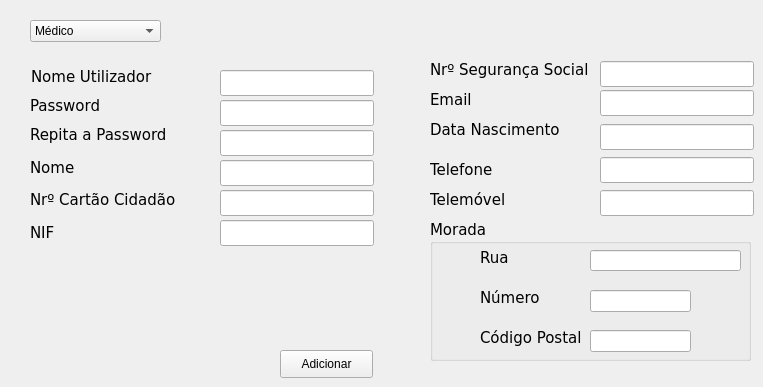
      <widget class="QWidget" name="tab_12">
       <attribute name="title">
        <string>Adicionar Funcionário</string>
       </attribute>
       <widget class="QLabel" name="label_36">
        <property name="geometry">
         <rect>
          <x>30</x>
          <y>223</y>
          <width>41</width>
          <height>20</height>
         </rect>
        </property>
        <property name="font">
         <font>
          <family>DejaVu Sans</family>
          <pointsize>11</pointsize>
         </font>
        </property>
        <property name="text">
         <string>NIF</string>
        </property>
       </widget>
       <widget class="QLabel" name="label_66">
        <property name="geometry">
         <rect>
          <x>30</x>
          <y>125</y>
          <width>151</width>
          <height>20</height>
         </rect>
        </property>
        <property name="font">
         <font>
          <family>DejaVu Sans</family>
          <pointsize>11</pointsize>
         </font>
        </property>
        <property name="text">
         <string>Repita a Password</string>
        </property>
       </widget>
       <widget class="QLineEdit" name="addEmployeeDate">
        <property name="geometry">
         <rect>
          <x>600</x>
          <y>124</y>
          <width>154</width>
          <height>26</height>
         </rect>
        </property>
       </widget>
       <widget class="QLineEdit" name="addEmployeePass">
        <property name="geometry">
         <rect>
          <x>220</x>
          <y>100</y>
          <width>154</width>
          <height>26</height>
         </rect>
        </property>
        <property name="text">
         <string/>
        </property>
        <property name="echoMode">
         <enum>QLineEdit::Password</enum>
        </property>
       </widget>
       <widget class="QLineEdit" name="addEmployeeIDNr">
        <property name="geometry">
         <rect>
          <x>220</x>
          <y>190</y>
          <width>154</width>
          <height>26</height>
         </rect>
        </property>
       </widget>
       <widget class="QLabel" name="label_67">
        <property name="geometry">
         <rect>
          <x>430</x>
          <y>60</y>
          <width>171</width>
          <height>20</height>
         </rect>
        </property>
        <property name="font">
         <font>
          <family>DejaVu Sans</family>
          <pointsize>11</pointsize>
         </font>
        </property>
        <property name="text">
         <string>Nrº Segurança Social</string>
        </property>
       </widget>
       <widget class="QLabel" name="label_68">
        <property name="geometry">
         <rect>
          <x>430</x>
          <y>90</y>
          <width>51</width>
          <height>20</height>
         </rect>
        </property>
        <property name="font">
         <font>
          <family>DejaVu Sans</family>
          <pointsize>11</pointsize>
         </font>
        </property>
        <property name="text">
         <string>Email</string>
        </property>
       </widget>
       <widget class="QLabel" name="label_69">
        <property name="geometry">
         <rect>
          <x>430</x>
          <y>120</y>
          <width>141</width>
          <height>20</height>
         </rect>
        </property>
        <property name="font">
         <font>
          <family>DejaVu Sans</family>
          <pointsize>11</pointsize>
         </font>
        </property>
        <property name="text">
         <string>Data Nascimento</string>
        </property>
       </widget>
       <widget class="QLineEdit" name="addEmployeeEmail">
        <property name="geometry">
         <rect>
          <x>600</x>
          <y>90</y>
          <width>154</width>
          <height>26</height>
         </rect>
        </property>
       </widget>
       <widget class="QLineEdit" name="addEmployeeRepPass">
        <property name="geometry">
         <rect>
          <x>220</x>
          <y>130</y>
          <width>154</width>
          <height>26</height>
         </rect>
        </property>
        <property name="text">
         <string/>
        </property>
        <property name="echoMode">
         <enum>QLineEdit::Password</enum>
        </property>
       </widget>
       <widget class="QGroupBox" name="groupBox_11">
        <property name="geometry">
         <rect>
          <x>430</x>
          <y>220</y>
          <width>321</width>
          <height>141</height>
         </rect>
        </property>
        <property name="font">
         <font>
          <family>DejaVu Sans</family>
          <pointsize>11</pointsize>
         </font>
        </property>
        <property name="title">
         <string>Morada</string>
        </property>
        <widget class="QLineEdit" name="addEmployeeHomeNr">
         <property name="geometry">
          <rect>
           <x>160</x>
           <y>70</y>
           <width>101</width>
           <height>22</height>
          </rect>
         </property>
        </widget>
        <widget class="QLineEdit" name="addEmployeeStreet">
         <property name="geometry">
          <rect>
           <x>160</x>
           <y>30</y>
           <width>151</width>
           <height>21</height>
          </rect>
         </property>
         <property name="text">
          <string/>
         </property>
        </widget>
        <widget class="QLabel" name="label_73">
         <property name="geometry">
          <rect>
           <x>50</x>
           <y>110</y>
           <width>111</width>
           <height>16</height>
          </rect>
         </property>
         <property name="font">
          <font>
           <family>DejaVu Sans</family>
           <pointsize>11</pointsize>
          </font>
         </property>
         <property name="text">
          <string>Código Postal</string>
         </property>
        </widget>
        <widget class="QLineEdit" name="addEmployeePostalCode">
         <property name="geometry">
          <rect>
           <x>160</x>
           <y>110</y>
           <width>101</width>
           <height>22</height>
          </rect>
         </property>
        </widget>
        <widget class="QLabel" name="label_74">
         <property name="geometry">
          <rect>
           <x>50</x>
           <y>70</y>
           <width>111</width>
           <height>16</height>
          </rect>
         </property>
         <property name="font">
          <font>
           <family>DejaVu Sans</family>
           <pointsize>11</pointsize>
          </font>
         </property>
         <property name="text">
          <string>Número</string>
         </property>
        </widget>
        <widget class="QLabel" name="label_76">
         <property name="geometry">
          <rect>
           <x>50</x>
           <y>30</y>
           <width>111</width>
           <height>16</height>
          </rect>
         </property>
         <property name="font">
          <font>
           <family>DejaVu Sans</family>
           <pointsize>11</pointsize>
          </font>
         </property>
         <property name="text">
          <string>Rua</string>
         </property>
        </widget>
       </widget>
       <widget class="QLabel" name="label_78">
        <property name="geometry">
         <rect>
          <x>31</x>
          <y>67</y>
          <width>131</width>
          <height>20</height>
         </rect>
        </property>
        <property name="font">
         <font>
          <family>DejaVu Sans</family>
          <pointsize>11</pointsize>
         </font>
        </property>
        <property name="text">
         <string>Nome Utilizador</string>
        </property>
       </widget>
       <widget class="QLineEdit" name="addEmployeeName">
        <property name="geometry">
         <rect>
          <x>220</x>
          <y>160</y>
          <width>154</width>
          <height>26</height>
         </rect>
        </property>
        <property name="text">
         <string/>
        </property>
       </widget>
       <widget class="QLineEdit" name="addEmployeeNameUtilizador">
        <property name="geometry">
         <rect>
          <x>220</x>
          <y>70</y>
          <width>154</width>
          <height>26</height>
         </rect>
        </property>
       </widget>
       <widget class="QLabel" name="label_79">
        <property name="geometry">
         <rect>
          <x>30</x>
          <y>158</y>
          <width>81</width>
          <height>20</height>
         </rect>
        </property>
        <property name="font">
         <font>
          <family>DejaVu Sans</family>
          <pointsize>11</pointsize>
         </font>
        </property>
        <property name="text">
         <string>Nome</string>
        </property>
       </widget>
       <widget class="QLabel" name="label_92">
        <property name="geometry">
         <rect>
          <x>30</x>
          <y>96</y>
          <width>91</width>
          <height>20</height>
         </rect>
        </property>
        <property name="font">
         <font>
          <family>DejaVu Sans</family>
          <pointsize>11</pointsize>
         </font>
        </property>
        <property name="text">
         <string>Password</string>
        </property>
       </widget>
       <widget class="QLabel" name="label_95">
        <property name="geometry">
         <rect>
          <x>430</x>
          <y>190</y>
          <width>101</width>
          <height>20</height>
         </rect>
        </property>
        <property name="font">
         <font>
          <family>DejaVu Sans</family>
          <pointsize>11</pointsize>
         </font>
        </property>
        <property name="text">
         <string>Telemóvel</string>
        </property>
       </widget>
       <widget class="QLineEdit" name="addEmployeeSocialNr">
        <property name="geometry">
         <rect>
          <x>600</x>
          <y>61</y>
          <width>154</width>
          <height>26</height>
         </rect>
        </property>
       </widget>
       <widget class="QLabel" name="label_96">
        <property name="geometry">
         <rect>
          <x>30</x>
          <y>190</y>
          <width>161</width>
          <height>20</height>
         </rect>
        </property>
        <property name="font">
         <font>
          <family>DejaVu Sans</family>
          <pointsize>11</pointsize>
         </font>
        </property>
        <property name="text">
         <string>Nrº Cartão Cidadão</string>
        </property>
       </widget>
       <widget class="QLineEdit" name="addEmployeeNIF">
        <property name="geometry">
         <rect>
          <x>220</x>
          <y>220</y>
          <width>154</width>
          <height>26</height>
         </rect>
        </property>
       </widget>
       <widget class="QLineEdit" name="addEmployeePhoneNr">
        <property name="geometry">
         <rect>
          <x>600</x>
          <y>157</y>
          <width>154</width>
          <height>26</height>
         </rect>
        </property>
       </widget>
       <widget class="QLabel" name="label_97">
        <property name="geometry">
         <rect>
          <x>430</x>
          <y>160</y>
          <width>101</width>
          <height>20</height>
         </rect>
        </property>
        <property name="font">
         <font>
          <family>DejaVu Sans</family>
          <pointsize>11</pointsize>
         </font>
        </property>
        <property name="text">
         <string>Telefone</string>
        </property>
       </widget>
       <widget class="QLineEdit" name="addEmployeeMobileNr">
        <property name="geometry">
         <rect>
          <x>600</x>
          <y>190</y>
          <width>154</width>
          <height>26</height>
         </rect>
        </property>
       </widget>
       <widget class="QPushButton" name="addEmployee">
        <property name="geometry">
         <rect>
          <x>280</x>
          <y>350</y>
          <width>93</width>
          <height>28</height>
         </rect>
        </property>
        <property name="text">
         <string>Adicionar</string>
        </property>
       </widget>
       <widget class="QComboBox" name="addEmployeeTipo">
        <property name="geometry">
         <rect>
          <x>30</x>
          <y>20</y>
          <width>131</width>
          <height>22</height>
         </rect>
        </property>
        <item>
         <property name="text">
          <string>Médico</string>
         </property>
        </item>
        <item>
         <property name="text">
          <string>Administrativo</string>
         </property>
        </item>
        <item>
         <property name="text">
          <string>Enfermeiro</string>
         </property>
        </item>
       </widget>
      </widget>
